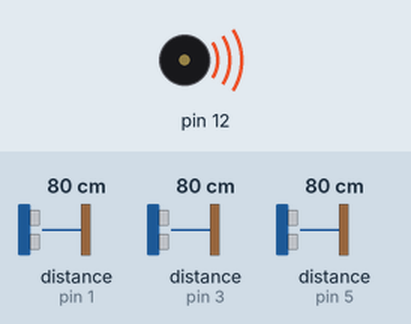
Simulated run of this sketch. Board: Arduino Uno, built with avr-gcc and run on an emulated ATmega328P. Shown: buzzer (waves = sounding). Inputs (shaded band) come from the test bench; at power-on: distance to the obstacle (sensors on pin 1, pin 5, pin 3) 80 cm. The echo pulse lasts 58.3 µs per cm.

Above: at 1.2 s.
1.3 s: distance to the obstacle (sensor on pin 1) set to 18 cm
4.3 s: distance to the obstacle (sensor on pin 5) set to 120 cm
At 4.6 s:
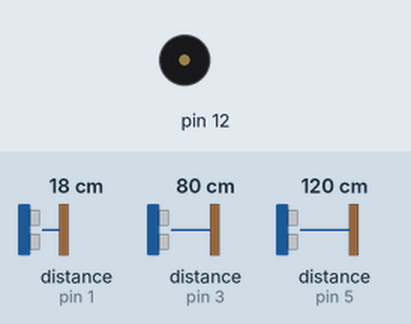
5.8 s: distance to the obstacle (sensor on pin 5) set to 2 cm
At 6.8 s:
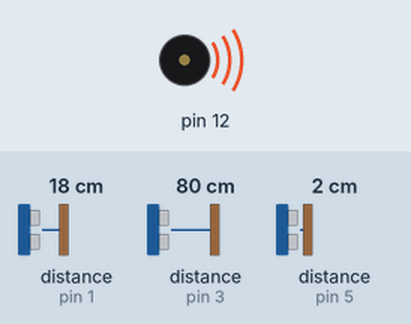
8.8 s: distance to the obstacle (sensor on pin 5) set to 299 cm
At 9.7 s:
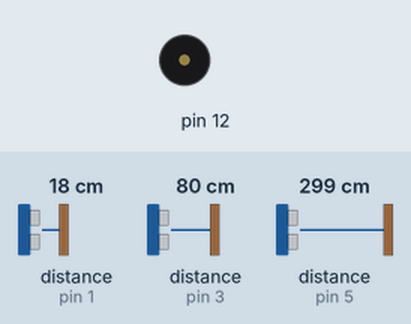
Timing chart, 0 to 12.8 s (numbered marks = the images above; inputs shaded):
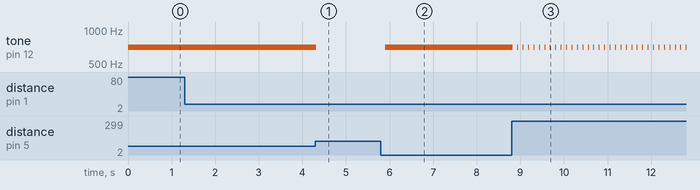

Measured:
- after the input at 4.3 s, tone on pin 12: 700 Hz → silent at once
- after the input at 5.8 s, tone on pin 12: silent → 700 Hz after 0.11 s
- after the input at 8.8 s, tone on pin 12: alternates 700 Hz for 0.02 s and silent for 0.11 s, starting at once

The sketch:

motion_detecting_walking_stick.ino
```cpp
void setup()
{
  pinMode(12, OUTPUT);
}
long duration1, dis1,duration2, dis2,duration3, dis3;
void loop()
{
  noTone(12);
  pinMode(0, OUTPUT);
  digitalWrite(0, LOW);
  delayMicroseconds(2);
  digitalWrite(0, HIGH);
  delayMicroseconds(2);
  digitalWrite(0, LOW);
  pinMode(1, INPUT);
  duration1=pulseIn(1, HIGH);
  dis1= (duration1*0.034)/2;

  if (dis1<100)
  {
     tone(12, 500);
  }
  else
  {
   noTone(12);
  }

  pinMode(2, OUTPUT);
  digitalWrite(2, LOW);
  delayMicroseconds(2);
  digitalWrite(2, HIGH);
  delayMicroseconds(2);
  digitalWrite(2, LOW);
  pinMode(3, INPUT);
  duration2=pulseIn(3, HIGH);
  dis2= (duration2*0.034)/2;

  if (dis2<100)
  {
     tone(12, 700);
  }
  else
  {
  noTone(12);
  }


  pinMode(4, OUTPUT);
  digitalWrite(4, LOW);
  delayMicroseconds(2);
  digitalWrite(4, HIGH);
  delayMicroseconds(2);
  digitalWrite(4, LOW);
  pinMode(5, INPUT);
  duration3=pulseIn(5, HIGH);
  dis3= (duration3*0.034)/2;


   if (dis3<100)
  {
    tone(12, 700);
  }
  else
  {
   noTone(12);
  }
  delay(100);
}
```
